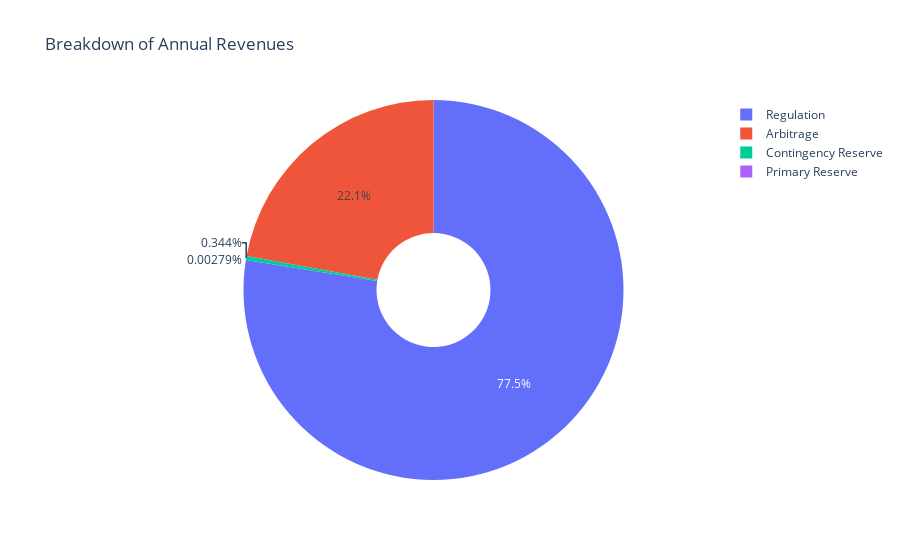

The cell this chart's notebook holds for it:
### Code cell
df_filtered = revenue_data[revenue_data.values > 0]

fig = go.Figure(data=[go.Pie(labels=df_filtered.index, values=df_filtered.values, hole=0.3)])

# Update layout for the pie chart
fig.update_layout(
    title_text='Breakdown of Annual Revenues',
    annotations=[dict(text=' ', x=0.5, y=0.5, font_size=20, showarrow=False)]
)

# Display the plot in a notebook or interactive environment
fig.show()

### Figure 1 — Plotly figure (JSON) as saved in the notebook; plotly's stock layout.template omitted (floating-point values rounded to 4 significant figures)
{"data": [{"hole": 0.3, "labels": ["Arbitrage", "Regulation", "Primary Reserve", "Contingency Reserve"], "type": "pie", "values": [119500.0, 418500.0, 15.08, 1857.0]}], "layout": {"annotations": [{"font": {"size": 20}, "showarrow": false, "text": " ", "x": 0.5, "y": 0.5}], "title": {"text": "Breakdown of Annual Revenues"}}}
